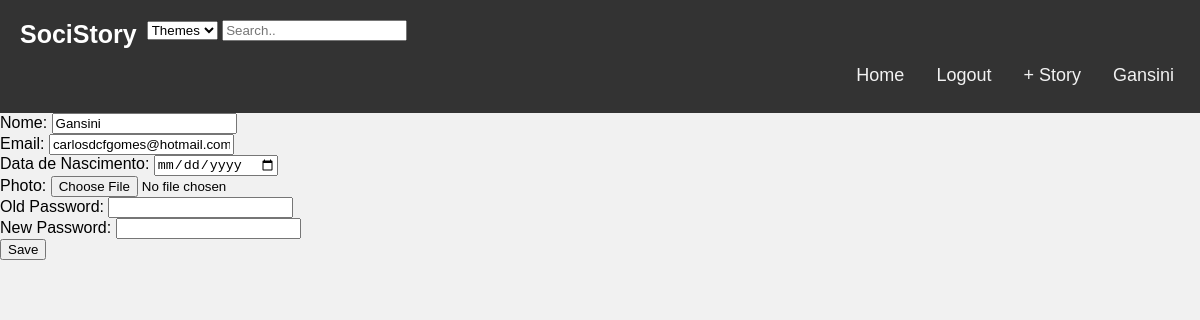
/pages/editProfile.php (signed in), run on an earlier commit of the app's database.
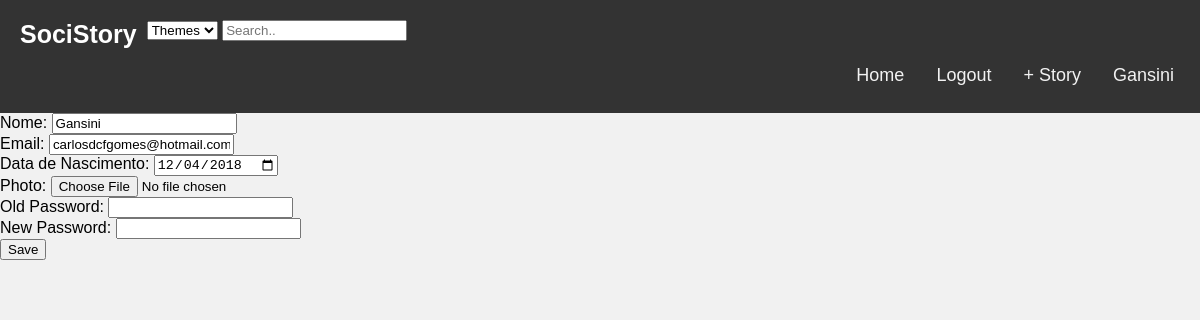
And on a later commit of the database.
### tables this page shows
CREATE TABLE users(
  username VARCHAR PRIMARY KEY,
  email VARCHAR UNIQUE,
  password VARCHAR NOT NULL,
  birthday DATE,
  img VARCHAR
);

### database/db_comments.php (called while the page is built, shortened)
<?php
    function getUsernameInfo($username){
    $db = Database::instance()->db();
    $stmt = $db->prepare('SELECT *, rowid FROM users where username = ?');
    $stmt->execute(array($username));
    return $stmt->fetch();
    }
?>

### pages/editProfile.php (the view, shortened to what this page needs)
<?php
include_once('../templates/common.php');
include_once('../database/db_comments.php');
    $info = getUsernameInfo($_SESSION['username']);
    ?>
    <form action="../actions/editProfile.php" method="post" enctype="multipart/form-data">
    <label for="name">Nome: </label>
    <input name="name" type="text" value="<?=$info['username']?>"> <br>
    <label for="email">Email: </label>
    <input name="email" type="text" value="<?=$info['email']?>"> <br>
    <label for="birth">Data de Nascimento: </label>
    <input name="birthday" type="date" value="<?=$info['birthday']?>"><br>
    <label for="photo">Photo: </label>
    <input name="photo" type="file" value="<?=$info['img']?>"><br>
    <label for="old"> Old Password: </label>
    <input name="oldpass" type="password"> <br>
    <label for="new"> New Password: </label>
    <input name="newpass" type="password"> <br>
    <button type="submit">Save</button>
    </form>

What changed in the data, as far as the page shows it:
changed users "Gansini": birthday (not shown) → "12/04/2018"
